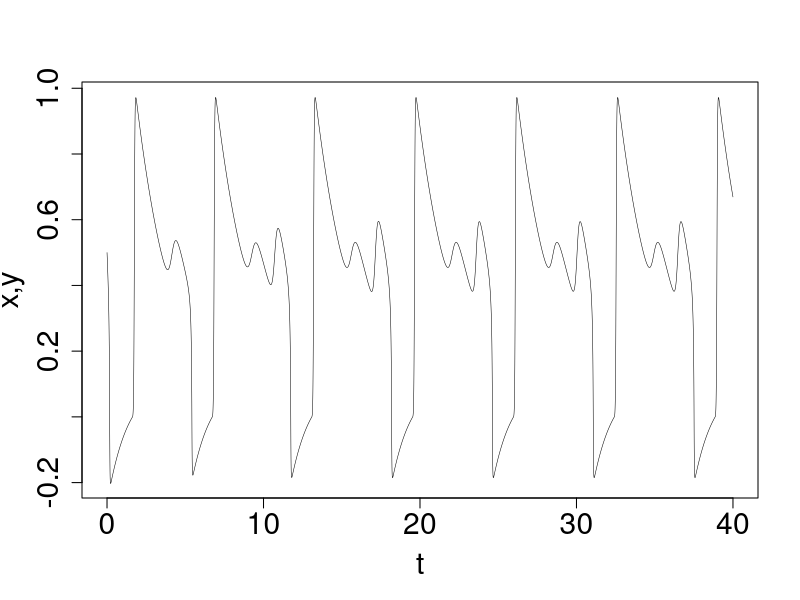
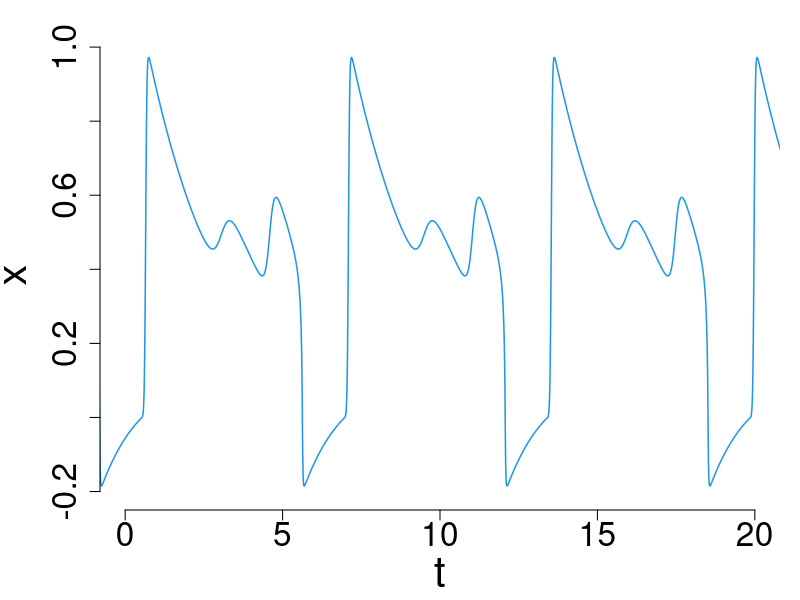

Recreate these plots in R, in order.
dt<-0.001
T<-40
n<-T/dt
t<-(1:n)*dt
k<-0.8
p<-0.225

x<-rep(0.5,n)
y<-rep(-0.5,n)
z<-rep(-0.5,n)
#set.seed(20) #11
dw1<-rnorm(n,0,0.0*sqrt(dt)) 
dw2<-rnorm(n,0,0.0*sqrt(dt))
dw3<-rnorm(n,0,0.0*sqrt(dt))
for(i in 1:(n-1)){
    x[i+1]<-x[i]+50*(abs(x[i])*(1-x[i])+y[i]+p)*dt+dw1[i]
    y[i+1]<-y[i] +0.5*(-x[i]-y[i]+k*(z[i]-y[i]))*dt+dw2[i]
    z[i+1]<-z[i]+0.25*(-x[i]-z[i]+k*(y[i]-z[i]))*dt+dw3[i]
}

# saddle?

J<-matrix(1:9,3,3,byrow=TRUE)
J<-matrix(c((1-2*sqrt(p))*50, 50, 0, -0.5, -(1+k)*0.5, k*0.5, -1*0.25, k*0.25, -(1+k)*0.25),3,3,byrow=TRUE)
eigen(J)

plot(t,x,type="l",xlab="t",ylab="x,y",cex.lab=1.8,cex.axis=1.8,lwd=0.5,ylim=c(-0.2,max(c(x,y))), col=1)

dat<- data.frame(x[t>20], y[t>20], z[t>20])
write.table(dat, file = "a.dat", col.names=F, row.names=F) # -50 used   

dat<-numeric(0)
for(i in 1:100){
zz<--0.5+0.003*i
xs<-0.005*((-400):400)
ys<--abs(xs)*(1-xs)-p
dat<-rbind(dat,data.frame(xs, ys, zz))
}
write.table(dat, file = "b.dat", col.names=F, row.names=F) # -50 used

dat<-numeric(0)
v<-0.07*Re(eigen(J)$vectors[3,])
vx<-c(sqrt(p)-v[1],sqrt(p),sqrt(p)+v[1])
vy<-c(-sqrt(p)-v[2],-sqrt(p),-sqrt(p)+v[2])
vz<-c(-sqrt(p)-v[3],-sqrt(p),-sqrt(p)+v[3])
dat<-rbind(dat,data.frame(vx, vy, vz))
write.table(dat, file = "c.dat", col.names=F, row.names=F) # -50 used

dat<-numeric(0)
dat<-rbind(dat,data.frame(sqrt(p), sqrt(p), sqrt(p)))
write.table(dat, file = "p.dat", col.names=F, row.names=F) # -50 used

postscript(file="schematic_mmo.eps", horizontal=TRUE, encoding="WinAnsi.enc")
par(mar=c(0,0,0,0))
par(oma=c(0,0,1,0))
par(mai = c(0.9, 1, 0.2, 0.2))
plot(t-19,x,xlim=c(0,20),type="l",col=4,ylab="",xlab="",bty = "n",axes=F,lwd=1.5)
axis(side=2, cex.axis=2)
axis(side=1, cex.axis=2)
mtext("x", side = 2, line = 3.5, cex=2.5)
mtext("t", side = 1, line = 3, cex=2.5)
#mtext("(f)",side=3,adj=0.02,cex=2.5,line=-0.5,font=2,xpd=TRUE)
dev.off()

